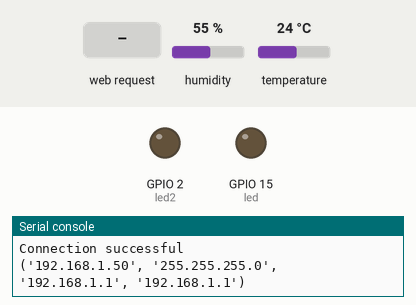
The program below on a simulated ESP32 board running MicroPython. Parts: output pins drawn as LEDs (lit = HIGH), the last lines printed to the serial console. The inputs (shaded band) are chosen by the test bench; at power-on: humidity 55 %, temperature 24 °C. WiFi joins after 1.5 s; the clock reads 2024-03-15 10:24:30 at power-on unless the program sets it.

Above: at 2.7 s.
2.8 s: HTTP request GET /?led=on received
At 3.2 s:
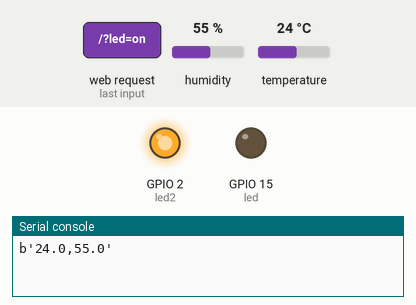
4.3 s: HTTP request GET /?led=off received
At 5.6 s:
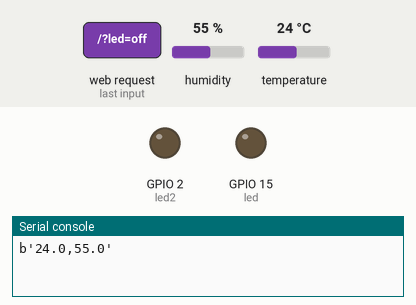
Timing chart, 0 to 7.3 s (numbered marks = the images above; inputs shaded):
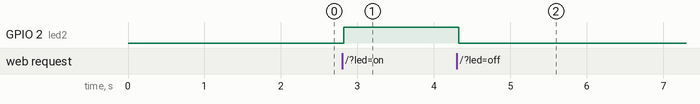

Measured:
- after the input at 2.8 s, GPIO 2 (led2): LOW → HIGH at once
- after the input at 4.3 s, GPIO 2 (led2): HIGH → LOW at once

The program:

main.py
```python
start_time = utime.time()

def read_sensor():
  global temp, hum
  temp = hum = 0
  try:
    sensor.measure()
    temp = sensor.temperature()
    hum = sensor.humidity()
    if (isinstance(temp, float) and isinstance(hum, float)) or (isinstance(temp, int) and isinstance(hum, int)):
      msg = (b'{0:3.1f},{1:3.1f}'.format(temp, hum))
      hum = round(hum, 2)
      return(msg)
    else:
      return('Invalid sensor readings.')
  except OSError as e:
    return('Failed to read sensor.')

def send_message(phone_number, api_key, message):
  #set your host URL
  url = 'https://api.callmebot.com/whatsapp.php?phone='+phone_number+'&text='+message+'&apikey='+api_key

  #make the request
  response = requests.get(url)
  #check if it was successful
  if response.status_code == 200:
    print('Success!')
  else:
    print('Error')
    print(response.text)
  machine.reset()

def control_led(led_state):
    if led_state == "on":
        led2.on()
    elif led_state == "off":
        led2.off()

def parse_request(request):
    try:
        path = request.decode().split(' ')[1]
        led_state = ''
        if '/?led=on' in path:
            led_state = 'on'
        elif '/?led=off' in path:
            led_state = 'off'
        return led_state
    except:
        return ''

def web_page():
  html = """<!DOCTYPE HTML><html>
<head>
  <meta http-equiv="refresh" content="5">
  <meta name="viewport" content="width=device-width, initial-scale=1">
  <link rel="stylesheet" href="https://use.fontawesome.com/releases/v5.7.2/css/all.css" integrity="sha384-fnmOCqbTlWIlj8LyTjo7mOUStjsKC4pOpQbqyi7RrhN7udi9RwhKkMHpvLbHG9Sr" crossorigin="anonymous">
  <style>
    html {
     font-family: Arial;
     display: inline-block;
     margin: 0px auto;
     text-align: center;
    }
    h2 { font-size: 3.0rem; }
    p { font-size: 3.0rem; }
    .units { font-size: 1.2rem; }
    .dht-labels{
      font-size: 1.5rem;
      vertical-align:middle;
      padding-bottom: 15px;
    }
  </style>
</head>
<body>
  <h2>ESP DHT Server</h2>
  <p>
    <i class="fas fa-thermometer-half" style="color:#059e8a;"></i>
    <span class="dht-labels">Temperature</span>
    <span>"""+str(temp)+"""</span>
    <sup class="units">&deg;C</sup>
  </p>
  <p>
    <i class="fas fa-tint" style="color:#00add6;"></i>
    <span class="dht-labels">Humidity</span>
    <span>"""+str(hum)+"""</span>
    <sup class="units">%</sup>
  </p>
  <h2>LED control</h2>
    <a href=\"/?led=on\"><button>ON</button></a>&nbsp;
    <a href=\"/?led=off\"><button>OFF</button></a>
</body>
</html>"""
  return html

s = socket.socket(socket.AF_INET, socket.SOCK_STREAM)
s.bind(('', 80))
s.listen(5)

while True:
  conn, addr = s.accept()
  print('Got a connection from %s' % str(addr))
  request = conn.recv(1024)
  print('Content = %s' % str(request))
  sensor_readings = read_sensor()
  print(sensor_readings)
  led_state = parse_request(request)
  control_led(led_state)
  if temp > 30:
    led.on()
    current_time = utime.time()
    if current_time - start_time >= 30:
        send_message(phone_number, api_key, message)
        start_time = current_time
  else:
    led.off()
  response = web_page()
  conn.send('HTTP/1.1 200 OK\n')
  conn.send('Content-Type: text/html\n')
  conn.send('Connection: close\n\n')
  conn.send('Refresh: {}\n\n'.format(5))
  conn.sendall(response)
  conn.close()
```

boot.py
```python
try:
  import usocket as socket
except:
  import socket

try:
  import urequests as requests
except:
  import requests


import machine
import utime
import network
from machine import Pin
from utime import sleep
import dht

import esp
esp.osdebug(None)

import gc
gc.collect()

ssid = '#####'
password = '#####'

phone_number = '#########'
api_key = '########'
message = '%C2%A1%C2%A1Alerta%21%21%20La%20temperatura%20ha%20subido%20a%20m%C3%A1s%20de%2030%C2%B0' #YOUR MESSAGE HERE (URL ENCODED)https://www.urlencoder.io/

station = network.WLAN(network.STA_IF)

station.active(True)
station.connect(ssid, password)

while station.isconnected() == False:
  pass

print('Connection successful')
print(station.ifconfig())

#sensor = dht.DHT22(Pin(14))
sensor = dht.DHT11(Pin(14))
led = Pin(15, Pin.OUT)
led2 = Pin(2, Pin.OUT)
```
